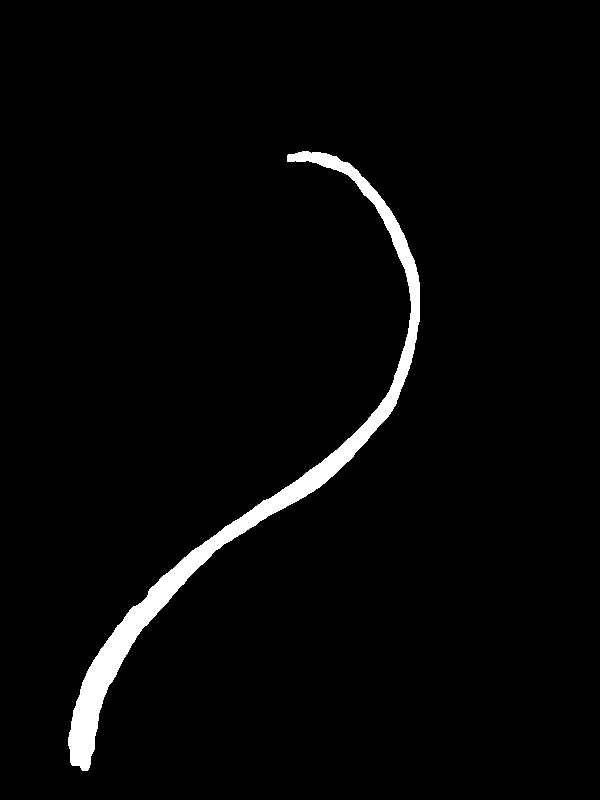
#> input picture help/laser_bin.jpg, 600 x 800 px
$ python test_arg.py
#> lines starting #> are read from the running program, lines starting #| are printed output that depends on the picture; after the words box and inside, x2 and y2 are one past the last pixel; in counts of white or black regions, pixels touching at a corner belong together
import numpy as np
import cv2

img = cv2.imread("laser_bin.jpg")
#> img is the input picture: shape (800, 600, 3); min 0, max 255, mean 7.1
gray = cv2.cvtColor(img,cv2.COLOR_BGR2GRAY)
print(gray.shape)
#| (800, 600)
arg_row = np.argwhere(gray>0)
#> arg_row = 16299 pairs, first value 144 to 775, second value 64 to 423
Min = np.min(arg_row,axis=0)
#> Min = [144, 64]
Max = np.max(arg_row,axis=0)
#> Max = [775, 423]
pt1 = (Min[1],Min[0])
#> pt1 = (64, 144)
pt2 = (Max[1],Max[0])
#> pt2 = (423, 775)
hahah = img[Min[0]:Max[0],Min[1]:Max[1],:]
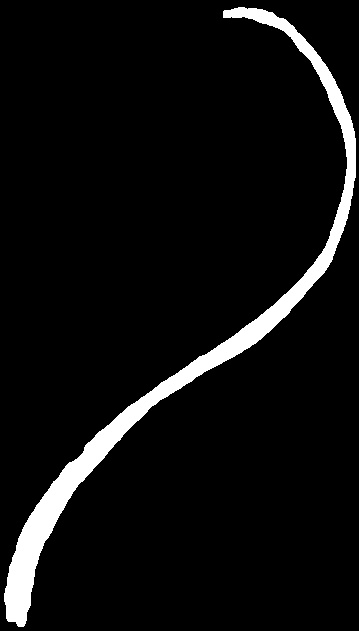
#> hahah: shape (631, 359, 3); min 0, max 255, mean 15
cv2.imshow("haha",hahah)
hahah[0:10,0:10,:] = 40
#> hahah: shape (631, 359, 3); 0.04% of pixels changed, all inside (x1, y1, x2, y2) = (0, 0, 10, 10)
cv2.rectangle(img,pt1,pt2,(0,255,0))
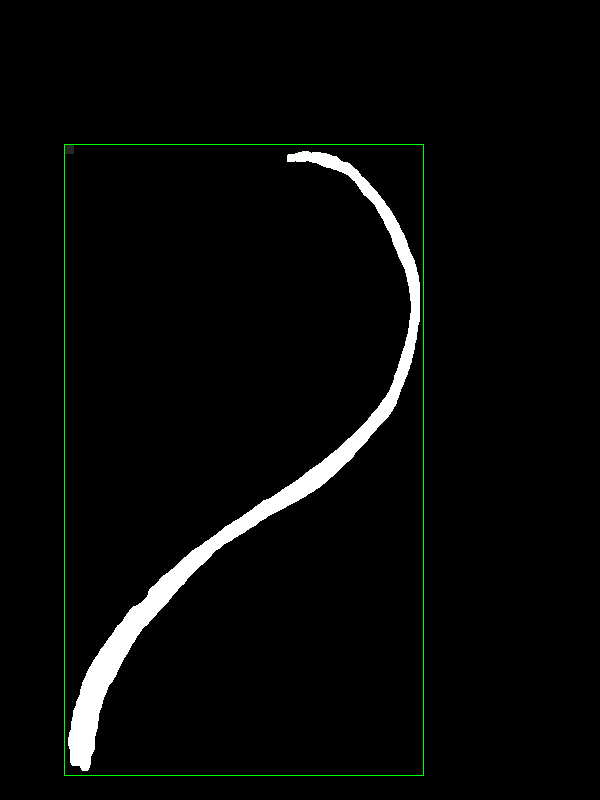
#> img: shape (800, 600, 3); 0.43% of pixels changed, all inside (x1, y1, x2, y2) = (64, 144, 424, 776)
cv2.imshow("img",img)

print(Min,Max)
#| [144  64] [775 423]
print(arg_row.shape)
#| (16299, 2)
print(arg_row)
#> (printed output is left out)
cv2.waitKey(0)
